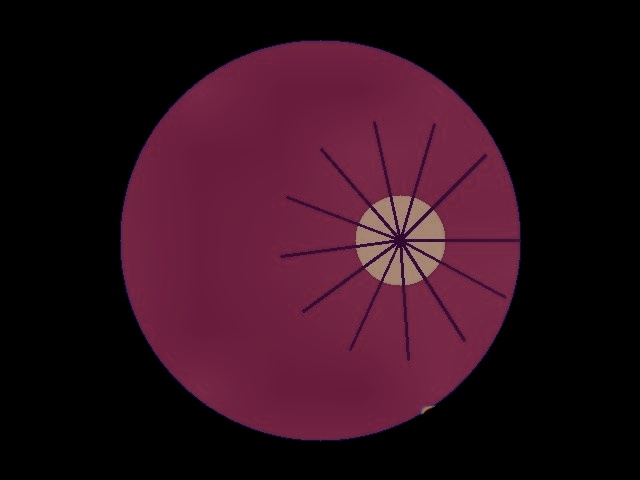
#> input picture backend/storage/heatmaps/IMG-2026-1D8FC4_gradcam.jpg, 640 x 480 px
$ python -i realtime_capture.py   (imports and definitions only)   (older library calls are emulated)
#> lines starting #> are read from the running program, lines starting #| are printed output that depends on the picture; after the words box and inside, x2 and y2 are one past the last pixel; in counts of white or black regions, pixels touching at a corner belong together
#> further down, picture is the input picture: shape (480, 640, 3); mean B, G, R 27.7, 15.3, 45.9
"""
PROJECT TRINETRA — REAL-TIME SMARTPHONE RETINAL ACQUISITION & OPTICAL ENGINE
Autonomous frame evaluation, pupil detection, retinal-view classification,
glare detection, optical alignment, multi-frame median fusion with anti-hallucination guard,
and research frame forensics.
"""

import cv2
import numpy as np
from typing import Dict, Any, List, Tuple, Optional
from datetime import datetime

# Default Empirically Calibrated Weights for Frame Scoring
DEFAULT_FRAME_WEIGHTS = {
    "w1_retinal_visibility": 0.28,
    "w2_focus": 0.25,
    "w3_illumination": 0.15,
    "w4_fov": 0.12,
    "w5_alignment": 0.10,
    "w6_glare_penalty": 0.20,
    "w7_motion_penalty": 0.18
}

def detect_pupil_and_eye(frame_bgr: np.ndarray) -> Dict[str, Any]:
    """
    Lightweight real-time pupil and eye-region detector.
    Outputs pupil_center, pupil_radius, eye_region, pupil_confidence.
    """
    h, w = frame_bgr.shape[:2]
#> h = 480; w = 640
    # Downsample for near real-time performance on mobile/CPU
    target_w = 320
    scale = target_w / float(w)
#> scale = 0.5
    target_h = int(h * scale)
#> target_h = 240
    small = cv2.resize(frame_bgr, (target_w, target_h), interpolation=cv2.INTER_LINEAR)
    gray = cv2.cvtColor(small, cv2.COLOR_BGR2GRAY)
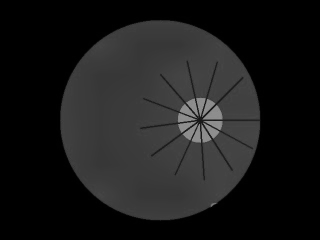
#> gray: shape (240, 320); min 0, max 146, mean 25.9

    # Smooth to suppress sensor noise
    blurred = cv2.GaussianBlur(gray, (7, 7), 1.5)

    # Central ROI search for pupil aperture
    roi_y1 = int(target_h * 0.15)
#> roi_y1 = 36
    roi_y2 = int(target_h * 0.85)
#> roi_y2 = 204
    roi_x1 = int(target_w * 0.15)
    roi_x2 = int(target_w * 0.85)
    roi = blurred[roi_y1:roi_y2, roi_x1:roi_x2]
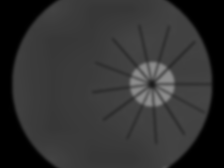
#> roi: shape (168, 224); min 0, max 142, mean 49

    # Invert to find dark pupil region
    min_val, max_val, min_loc, _ = cv2.minMaxLoc(roi)
#> min_val = 0; max_val = 142; min_loc = (0, 0)

    # Adaptive threshold on the darkest region
    thresh_val = min_val + (max_val - min_val) * 0.25
#> thresh_val = 35.5
    _, dark_mask = cv2.threshold(roi, thresh_val, 255, cv2.THRESH_BINARY_INV)
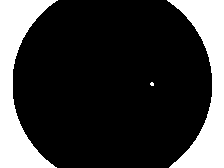
#> dark_mask: shape (168, 224); 22.9% white; 3 white regions (1 under 20 px), largest, box (x1, y1, x2, y2) and area: (0, 0, 58, 168) 4360, (167, 0, 224, 168) 4255

    # Morphological clean
    kernel = cv2.getStructuringElement(cv2.MORPH_ELLIPSE, (5, 5))
    dark_mask = cv2.morphologyEx(dark_mask, cv2.MORPH_OPEN, kernel)
#> dark_mask: shape (168, 224); 22.9% white; 2 white regions

    contours, _ = cv2.findContours(dark_mask, cv2.RETR_EXTERNAL, cv2.CHAIN_APPROX_SIMPLE)
#> contours = 2 contours; box (x1, y1, x2, y2) and area: (0, 0, 56, 168) 4132, (168, 0, 224, 168) 4029

    best_circle = None
    max_circularity = 0.0

    for cnt in contours:
        area = cv2.contourArea(cnt)
        if area < 80 or area > (target_w * target_h * 0.4):
            continue
        perimeter = cv2.arcLength(cnt, True)
        if perimeter == 0:
            continue
        circularity = 4 * np.pi * (area / (perimeter * perimeter))
        if circularity > 0.4:
            (cx, cy), radius = cv2.minEnclosingCircle(cnt)
            # Check proximity to center of ROI
            if circularity > max_circularity:
                max_circularity = circularity
                best_circle = (cx + roi_x1, cy + roi_y1, radius)
#> this loop made 2 passes
#> (area, perimeter, circularity) on passes 1 to 2: (4029, 480, 0.22), (4131.5, 480.6, 0.225)
#> after the loop, max_circularity = 0

    if best_circle is not None:
        cx, cy, r = best_circle
        orig_cx = int(cx / scale)
        orig_cy = int(cy / scale)
        orig_r = int(r / scale)
        confidence = float(min(1.0, max_circularity * 1.1))

        # Bounding box
        bx = max(0, orig_cx - orig_r * 2)
        by = max(0, orig_cy - orig_r * 2)
        bw = min(w - bx, orig_r * 4)
        bh = min(h - by, orig_r * 4)

        return {
            "pupil_detected": True,
            "pupil_center": [orig_cx, orig_cy],
            "pupil_radius": orig_r,
            "eye_region": [bx, by, bw, bh],
            "pupil_confidence": round(confidence, 3),
            "status_text": "Pupil localized"
        }
    else:
        # Fallback to centroid of darkest central cluster
        orig_cx = int((min_loc[0] + roi_x1) / scale)
#> orig_cx = 96
        orig_cy = int((min_loc[1] + roi_y1) / scale)
#> orig_cy = 72
        return {
            "pupil_detected": False,
            "pupil_center": [orig_cx, orig_cy],
            "pupil_radius": int(20 / scale),
            "eye_region": [0, 0, w, h],
            "pupil_confidence": 0.35,
            "status_text": "Searching for pupil..."
        }

# [520 lines left out: functions classify_retinal_view, detect_glare_and_reflections, calculate_optical_alignment, calculate_motion_and_blur, score_frame, fuse_candidate_frames and 1 more, not called in this run]

>>> import cv2
>>> picture = cv2.imread('../../storage/heatmaps/IMG-2026-1D8FC4_gradcam.jpg')
>>> result = detect_pupil_and_eye(picture)
#> result = {'pupil_detected': False, 'pupil_center': [96, 72], 'pupil_radius': 40, 'eye_region': [0, 0, 640, 480], 'pupil_confidence': 0.35, 'status_text': 'Searching for pupil...'}

$ run again, on backend/storage/heatmaps/IMG-2026-28E838_gradcam.jpg
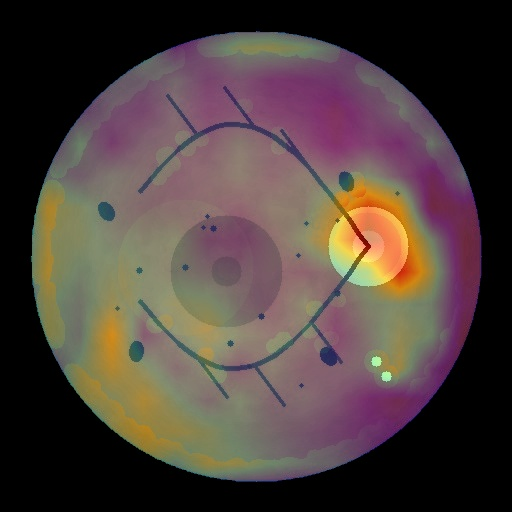
#> input picture backend/storage/heatmaps/IMG-2026-28E838_gradcam.jpg, 512 x 512 px
#> picture is the input picture: shape (512, 512, 3); mean B, G, R 60.6, 64.4, 78.4
#> in detect_pupil_and_eye, `roi = blurred[roi_y1:roi_y2, roi_x1:roi_x2]`:
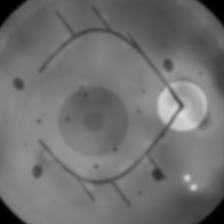
#> roi: shape (224, 224); min 0, max 217, mean 112
#> min_val = 0; max_val = 217; min_loc = (0, 0)
#> thresh_val = 54.25
#> in detect_pupil_and_eye, `_, dark_mask = cv2.threshold(roi, thresh_val, 255, cv2.THRESH_BINARY_I..`:
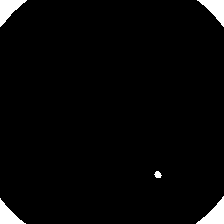
#> dark_mask: shape (224, 224); 2.8% white; 5 white regions, box (x1, y1, x2, y2) and area: (196, 196, 224, 224) 370, (0, 0, 27, 27) 355, (197, 0, 224, 27) 342, (0, 198, 26, 224) 311, (154, 171, 162, 178) 39
#> contours = 5 contours; box (x1, y1, x2, y2) and area: (197, 198, 224, 224) 324, (0, 0, 26, 26) 312, (199, 0, 224, 26) 299, (0, 200, 24, 224) 270, (155, 171, 161, 178) 22
#> the loop in detect_pupil_and_eye, `for cnt in contours:` made 5 passes
#> (area, perimeter, circularity, cx, cy, radius, max_circularity, best_circle) on pass 1: (269.5, 79.7, 0.533, 11.5, 211.5, 16.26, 0.533, (59.5, 259.5, 16.26))
#> after the loop in detect_pupil_and_eye, `for cnt in contours:`: max_circularity = 0.533
#> in detect_pupil_and_eye, `cx, cy, r = best_circle`: cx = 59.5; cy = 259.5; r = 16.26
#> orig_cx = 95
#> orig_cy = 415
#> orig_r = 26
#> confidence = 0.586
#> bx = 43
#> by = 363
#> bw = 104
#> result = {'pupil_detected': True, 'pupil_center': [95, 415], 'pupil_radius': 26, 'eye_region': [43, 363, 104, 104], 'pupil_confidence': 0.586, 'status_text': 'Pupil localized'}

$ run again, on backend/storage/heatmaps/IMG-2026-37460D_gradcam.jpg
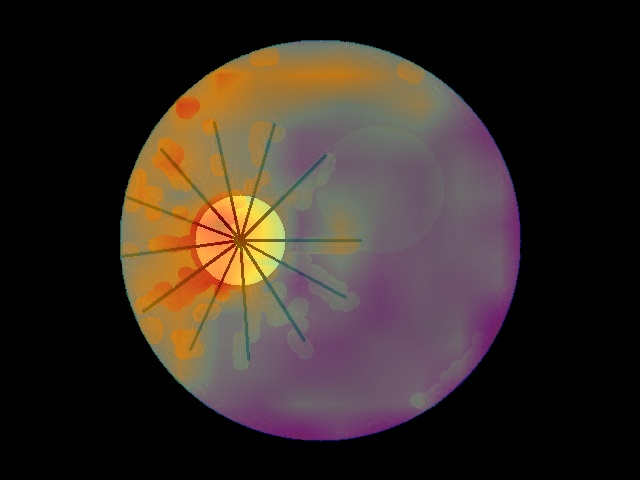
#> input picture backend/storage/heatmaps/IMG-2026-37460D_gradcam.jpg, 640 x 480 px
#> picture is the input picture: shape (480, 640, 3); mean B, G, R 36.8, 42.8, 54.6
#> in detect_pupil_and_eye, `roi = blurred[roi_y1:roi_y2, roi_x1:roi_x2]`:
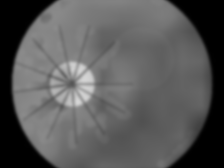
#> roi: shape (168, 224); min 0, max 213, mean 86.8
#> min_val = 0; max_val = 213; min_loc = (0, 0)
#> thresh_val = 53.25
#> in detect_pupil_and_eye, `_, dark_mask = cv2.threshold(roi, thresh_val, 255, cv2.THRESH_BINARY_I..`:
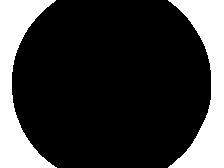
#> dark_mask: shape (168, 224); 22.8% white; 2 white regions, box (x1, y1, x2, y2) and area: (168, 0, 224, 168) 4344, (0, 0, 57, 168) 4225
#> contours = 2 contours; box (x1, y1, x2, y2) and area: (169, 0, 224, 168) 4118, (0, 0, 55, 168) 3998
#> the loop in detect_pupil_and_eye, `for cnt in contours:` made 2 passes
#> (area, perimeter, circularity) on passes 1 to 2: (4118, 479.1, 0.225), (3997.5, 480.6, 0.218)
#> after the loop in detect_pupil_and_eye, `for cnt in contours:`: max_circularity = 0
#> orig_cx = 96
#> orig_cy = 72
#> result = {'pupil_detected': False, 'pupil_center': [96, 72], 'pupil_radius': 40, 'eye_region': [0, 0, 640, 480], 'pupil_confidence': 0.35, 'status_text': 'Searching for pupil...'}
